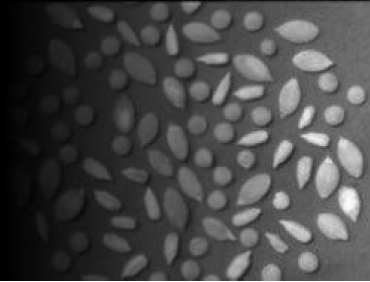
%> input picture VC/IMG_ASSIG/llavors.png, 370 x 282 px
$ octave entregaLab6.m   (GNU Octave 9; MATLAB toolbox functions it lacks are replaced by stand-ins)
%> lines starting %> are read from the running program, lines starting %| are printed output that depends on the picture; in (x1, y1, x2, y2) boxes, pixels count from 0 and x2, y2 are one past the last pixel; in counts of white or black regions, pixels touching at a corner belong together; the program's own positions count from 1
I = imread("llavors.png");
%> I is the input picture: size 282x370 uint8; min 0, max 255, mean 72

I = double(I)/ double(max(max(I)));
%> I: size 282x370 double
I_correct_light = arrayfun(@(x) sqrt(x), I);
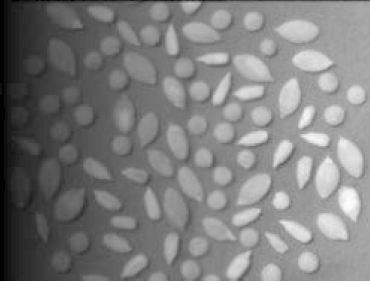
%> I_correct_light: size 282x370 double; min 0, max 1, mean 0.495

EE = strel('disk', 15);
T = imtophat(I_correct_light, EE);
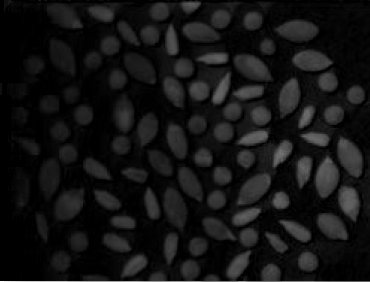
%> T: size 282x370 double; min 0, max 1, mean 0.0788


BW_I = imbinarize(T);
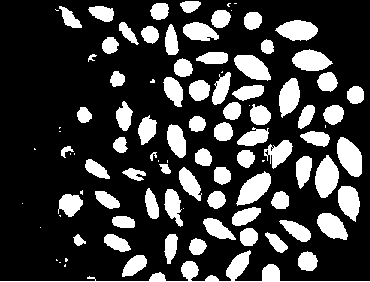
%> BW_I: size 282x370 logical; 24% white; 99 white regions (25 under 20 px), largest, box (x1, y1, x2, y2) and area: (0, 250, 370, 282) 1499, (315, 155, 339, 198) 713, (337, 137, 362, 177) 701

cc = bwconncomp(BW_I);
%> cc = 99 connected components
numObjects = cc.NumObjects
%> numObjects = 99

montage({I_correct_light, T, BW_I});
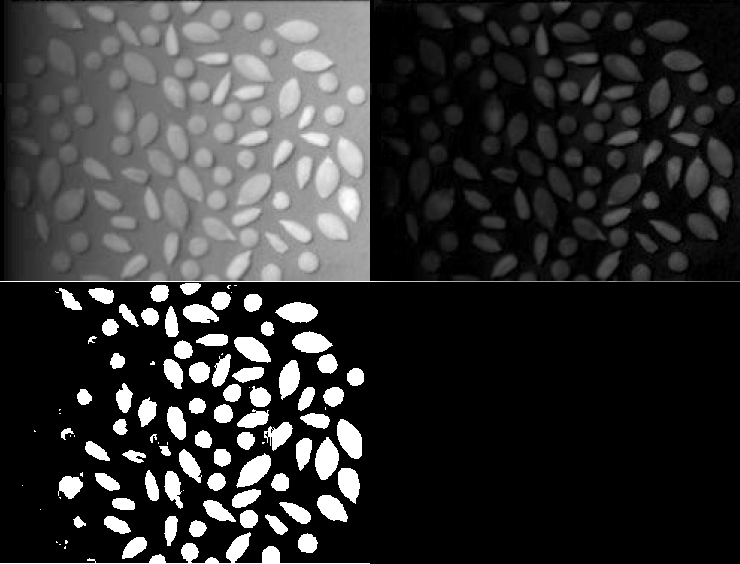
%> displayed picture: size 564x740, on the screen's scale of 0 to 255; min 0, max 255, mean 51.9

$ run again, with VC/IMG_ASSIG/Turbo.tif saved as VC/IMG_ASSIG/llavors.png
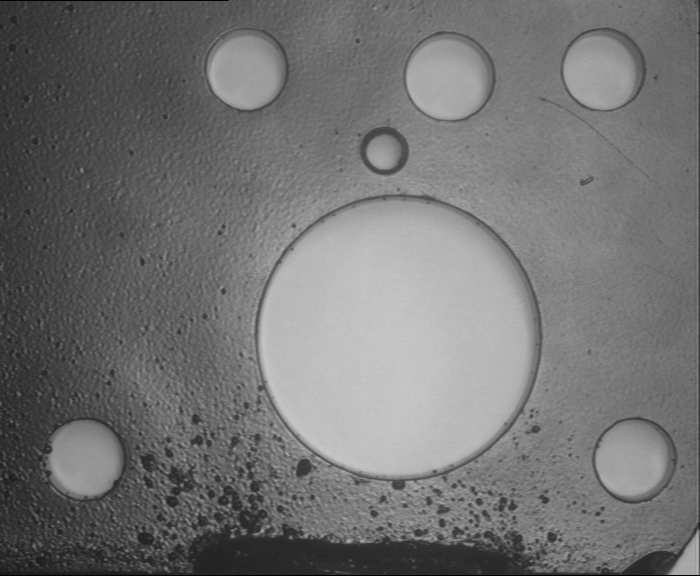
%> input picture VC/IMG_ASSIG/Turbo.tif, 700 x 576 px
%> I is the input picture: size 576x700 uint8; min 0, max 201, mean 114.2
%> I: size 576x700 double
%> `BW_I = imbinarize(T);`:
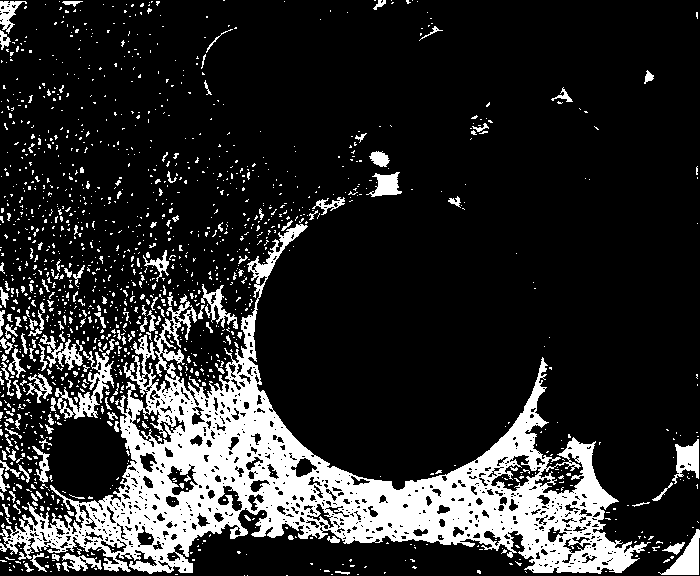
%> BW_I: size 576x700 logical; 17.2% white; 1458 white regions (1314 under 20 px), largest, box (x1, y1, x2, y2) and area: (0, 224, 651, 574) 51455, (55, 339, 115, 419) 1265, (658, 529, 700, 575) 789
%> cc = 1458 connected components
%> numObjects = 1458
%> `montage({I_correct_light, T, BW_I});`:
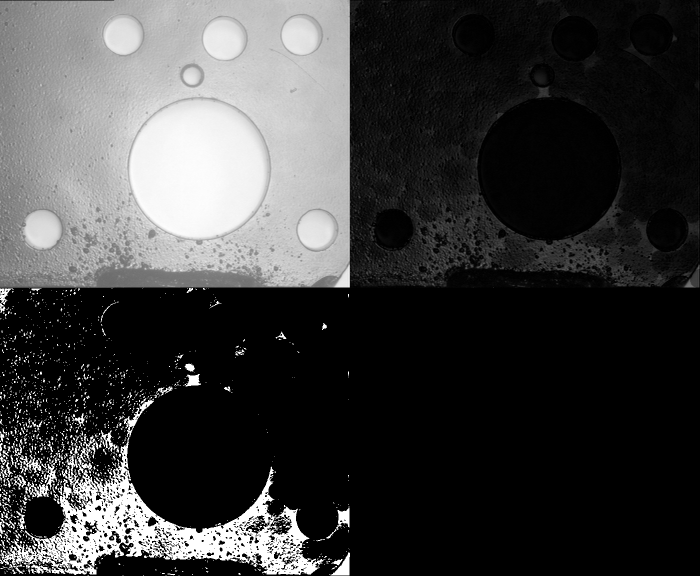
%> displayed picture: size 1152x1400, on the screen's scale of 0 to 255 (shown at 1/2 size); min 0, max 255, mean 61.5
